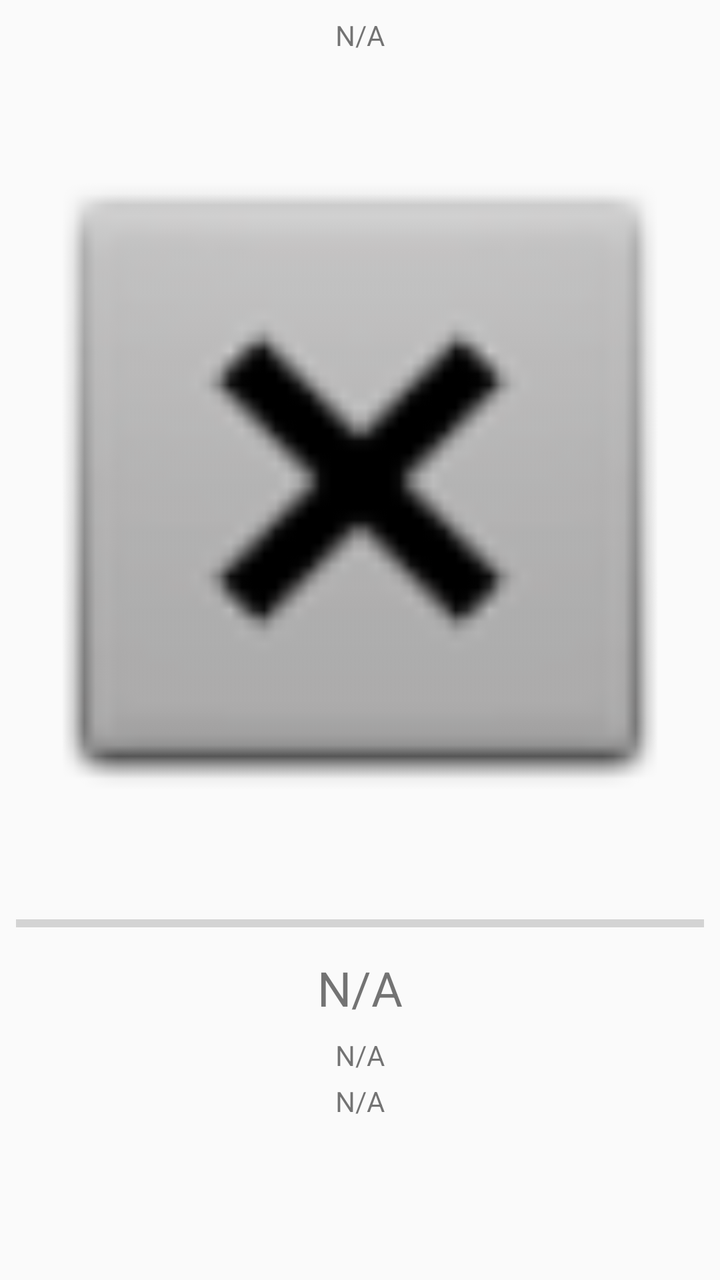
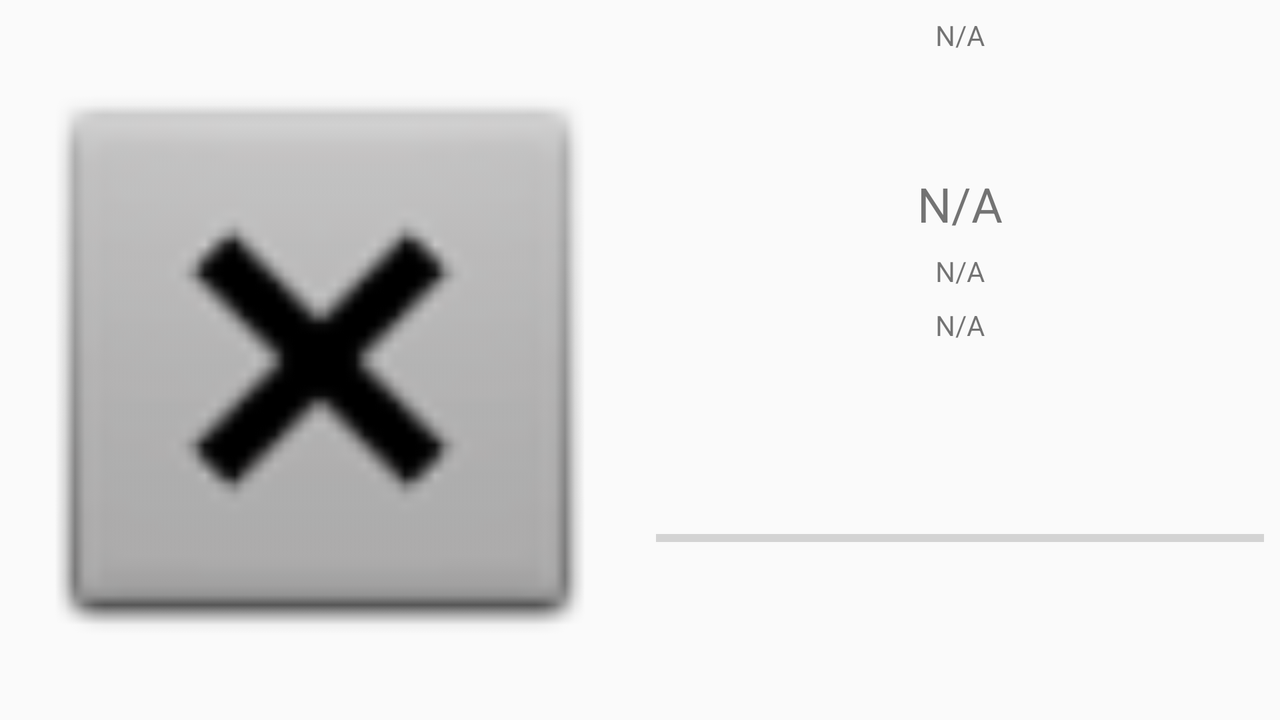

First picture: res/layout/ on a phone held upright. Second picture: the repository's own variant of that layout, on a device whose configuration matches the variant's folder. Source for both follows.
<!-- AndroidManifest.xml: application theme AppTheme -->
<!-- res/layout/fragment_now_playing.xml -->
<?xml version="1.0" encoding="utf-8"?>
<android.support.constraint.ConstraintLayout xmlns:android="http://schemas.android.com/apk/res/android"
    xmlns:app="http://schemas.android.com/apk/res-auto"
    xmlns:tools="http://schemas.android.com/tools"
    android:id="@+id/frameLayout"
    android:layout_width="match_parent"
    android:layout_height="match_parent"
    tools:context=".NowPlayingFragment">

    

    <ImageButton
        android:id="@+id/playerPause"
        android:layout_width="wrap_content"
        android:layout_height="wrap_content"
        android:layout_marginBottom="8dp"
        android:background="#00000000"
        android:minHeight="64dp"
        android:minWidth="64dp"
        android:scaleType="fitCenter"
        android:src="@drawable/ic_pause_black_24dp"
        app:layout_constraintBottom_toBottomOf="parent"
        app:layout_constraintEnd_toEndOf="parent"
        app:layout_constraintStart_toStartOf="parent" />

    <ImageView
        android:id="@+id/nowPlayingImage"
        android:layout_width="0dp"
        android:layout_height="0dp"
        android:layout_marginBottom="8dp"
        android:layout_marginTop="8dp"
        android:src="@android:drawable/btn_dialog"
        app:layout_constraintBottom_toTopOf="@+id/nowPlayingProgress"
        app:layout_constraintEnd_toEndOf="parent"
        app:layout_constraintStart_toStartOf="parent"
        app:layout_constraintTop_toBottomOf="@+id/nowPlayingStation" />

    <TextView
        android:id="@+id/nowPlayingTrack"
        android:layout_width="wrap_content"
        android:layout_height="wrap_content"
        android:layout_marginBottom="8dp"
        android:text="N/A"
        android:textSize="24sp"
        app:layout_constraintBottom_toTopOf="@+id/nowPlayingAlbum"
        app:layout_constraintEnd_toEndOf="parent"
        app:layout_constraintStart_toStartOf="parent" />

    <TextView
        android:id="@+id/nowPlayingAlbum"
        android:layout_width="wrap_content"
        android:layout_height="wrap_content"
        android:layout_marginBottom="4dp"
        android:text="N/A"
        app:layout_constraintBottom_toTopOf="@+id/nowPlayingArtist"
        app:layout_constraintEnd_toEndOf="parent"
        app:layout_constraintStart_toStartOf="parent" />

    <TextView
        android:id="@+id/nowPlayingArtist"
        android:layout_width="wrap_content"
        android:layout_height="wrap_content"
        android:layout_marginBottom="8dp"
        android:text="N/A"
        app:layout_constraintBottom_toTopOf="@+id/playerPause"
        app:layout_constraintEnd_toEndOf="parent"
        app:layout_constraintStart_toStartOf="parent" />

    <TextView
        android:id="@+id/nowPlayingStation"
        android:layout_width="wrap_content"
        android:layout_height="wrap_content"
        android:layout_marginTop="8dp"
        android:text="N/A"
        app:layout_constraintEnd_toEndOf="parent"
        app:layout_constraintStart_toStartOf="parent"
        app:layout_constraintTop_toTopOf="parent" />

    <ProgressBar
        android:id="@+id/nowPlayingProgress"
        style="?android:attr/progressBarStyleHorizontal"
        android:layout_width="0dp"
        android:layout_height="wrap_content"
        android:layout_marginBottom="8dp"
        android:layout_marginEnd="8dp"
        android:layout_marginStart="8dp"
        android:max="100"
        android:progress="0"
        app:layout_constraintBottom_toTopOf="@+id/nowPlayingTrack"
        app:layout_constraintEnd_toEndOf="parent"
        app:layout_constraintStart_toStartOf="parent" />

</android.support.constraint.ConstraintLayout>
<!-- resources referenced by this layout -->
<resources>
  <style name="AppTheme" parent="Theme.AppCompat.Light.DarkActionBar">
          
          <item name="colorPrimary">@color/colorPrimary</item>
          <item name="colorPrimaryDark">@color/colorPrimaryDark</item>
          <item name="colorAccent">@color/colorAccent</item>
      </style>
  <color name="colorPrimary">#d32f2f</color>
  <color name="colorPrimaryDark">#9a0007</color>
  <color name="colorAccent">#00b0ff</color>
</resources>
<!-- res/layout-land/fragment_now_playing.xml (the repository's variant of the layout above) -->
<!-- drawn on the phone turned sideways -->
<?xml version="1.0" encoding="utf-8"?>
<android.support.constraint.ConstraintLayout xmlns:android="http://schemas.android.com/apk/res/android"
    xmlns:app="http://schemas.android.com/apk/res-auto"
    xmlns:tools="http://schemas.android.com/tools"
    android:id="@+id/frameLayout"
    android:layout_width="match_parent"
    android:layout_height="match_parent"
    tools:context=".NowPlayingFragment"
    tools:layout_editor_absoluteY="73dp">

    

    <ImageButton
        android:id="@+id/playerPause"
        android:layout_width="wrap_content"
        android:layout_height="wrap_content"
        android:layout_marginBottom="8dp"
        android:background="#00000000"
        android:minHeight="64dp"
        android:minWidth="64dp"
        android:scaleType="fitCenter"
        android:src="@drawable/ic_pause_black_24dp"
        app:layout_constraintBottom_toBottomOf="parent"
        app:layout_constraintEnd_toEndOf="parent"
        app:layout_constraintStart_toStartOf="@+id/guideline2" />

    <ImageView
        android:id="@+id/nowPlayingImage"
        android:layout_width="0dp"
        android:layout_height="0dp"
        android:src="@android:drawable/btn_dialog"
        app:layout_constraintBottom_toBottomOf="parent"
        app:layout_constraintEnd_toStartOf="@+id/guideline2"
        app:layout_constraintStart_toStartOf="parent"
        app:layout_constraintTop_toTopOf="parent" />

    <TextView
        android:id="@+id/nowPlayingTrack"
        android:layout_width="wrap_content"
        android:layout_height="wrap_content"
        android:layout_marginBottom="8dp"
        android:text="N/A"
        android:textSize="24sp"
        app:layout_constraintBottom_toTopOf="@+id/nowPlayingAlbum"
        app:layout_constraintEnd_toEndOf="@+id/nowPlayingAlbum"
        app:layout_constraintStart_toStartOf="@+id/nowPlayingAlbum" />

    <TextView
        android:id="@+id/nowPlayingAlbum"
        android:layout_width="wrap_content"
        android:layout_height="wrap_content"
        android:layout_marginBottom="8dp"
        android:text="N/A"
        app:layout_constraintBottom_toTopOf="@+id/nowPlayingArtist"
        app:layout_constraintEnd_toEndOf="@+id/nowPlayingArtist"
        app:layout_constraintStart_toStartOf="@+id/nowPlayingArtist" />

    <TextView
        android:id="@+id/nowPlayingArtist"
        android:layout_width="wrap_content"
        android:layout_height="wrap_content"
        android:layout_marginBottom="8dp"
        android:text="N/A"
        app:layout_constraintBottom_toTopOf="@+id/guideline3"
        app:layout_constraintEnd_toEndOf="parent"
        app:layout_constraintStart_toEndOf="@+id/guideline2" />

    <TextView
        android:id="@+id/nowPlayingStation"
        android:layout_width="wrap_content"
        android:layout_height="wrap_content"
        android:layout_marginTop="8dp"
        android:text="N/A"
        app:layout_constraintEnd_toEndOf="parent"
        app:layout_constraintStart_toStartOf="@+id/guideline2"
        app:layout_constraintTop_toTopOf="parent" />

    <android.support.constraint.Guideline
        android:id="@+id/guideline2"
        android:layout_width="wrap_content"
        android:layout_height="wrap_content"
        android:orientation="vertical"
        app:layout_constraintEnd_toEndOf="parent"
        app:layout_constraintGuide_percent="0.5"
        app:layout_constraintStart_toStartOf="parent" />

    <android.support.constraint.Guideline
        android:id="@+id/guideline3"
        android:layout_width="wrap_content"
        android:layout_height="wrap_content"
        android:orientation="horizontal"
        app:layout_constraintGuide_percent="0.5" />

    <ProgressBar
        android:id="@+id/nowPlayingProgress"
        style="@style/Widget.AppCompat.ProgressBar.Horizontal"
        android:layout_width="0dp"
        android:layout_height="14dp"
        android:layout_marginBottom="8dp"
        android:layout_marginEnd="8dp"
        android:layout_marginStart="8dp"
        android:layout_marginTop="78dp"
        android:max="100"
        android:progress="0"
        app:layout_constraintBottom_toTopOf="@+id/playerPause"
        app:layout_constraintEnd_toEndOf="parent"
        app:layout_constraintHorizontal_bias="0.0"
        app:layout_constraintStart_toStartOf="@+id/guideline2"
        app:layout_constraintTop_toBottomOf="@+id/guideline3" />

</android.support.constraint.ConstraintLayout>
